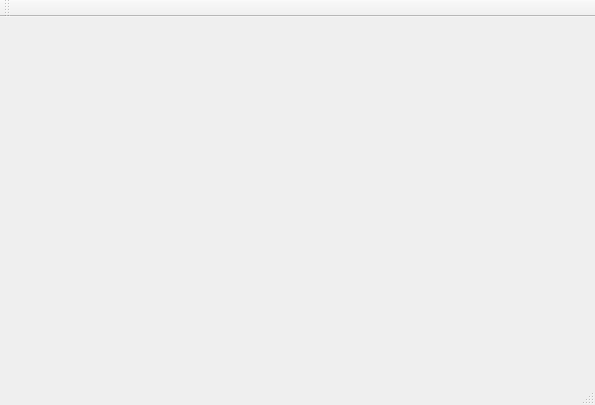
<?xml version="1.0" encoding="UTF-8"?>
<ui version="4.0">
 <class>MainWindow</class>
 <widget class="QMainWindow" name="MainWindow">
  <property name="geometry">
   <rect>
    <x>0</x>
    <y>0</y>
    <width>595</width>
    <height>405</height>
   </rect>
  </property>
  <property name="windowTitle">
   <string>MainWindow</string>
  </property>
  <widget class="QWidget" name="centralWidget">
   <widget class="QLabel" name="labelCapture">
    <property name="geometry">
     <rect>
      <x>110</x>
      <y>40</y>
      <width>411</width>
      <height>221</height>
     </rect>
    </property>
    <property name="text">
     <string/>
    </property>
   </widget>
  </widget>
  <widget class="QMenuBar" name="menuBar">
   <property name="geometry">
    <rect>
     <x>0</x>
     <y>0</y>
     <width>595</width>
     <height>21</height>
    </rect>
   </property>
  </widget>
  <widget class="QToolBar" name="mainToolBar">
   <attribute name="toolBarArea">
    <enum>TopToolBarArea</enum>
   </attribute>
   <attribute name="toolBarBreak">
    <bool>false</bool>
   </attribute>
  </widget>
  <widget class="QStatusBar" name="statusBar"/>
 </widget>
 <layoutdefault spacing="6" margin="11"/>
 <resources/>
 <connections/>
</ui>
